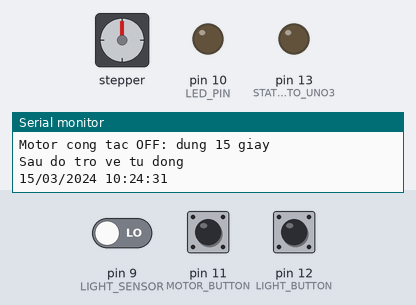
A sketch run on a simulated Arduino Uno, built with avr-gcc and run on an emulated ATmega328P. Shown: stepper motor, output pins drawn as LEDs (lit = HIGH), the last lines printed to the serial monitor. The test bench sets the inputs (shaded band); at power-on: pin 11 (MOTOR_BUTTON) HIGH, pin 12 (LIGHT_BUTTON) HIGH, pin 9 (LIGHT_SENSOR) LOW. The local clock reads 2024-03-15 10:24:30 at power-on unless the sketch sets it; stepper angles assume 2048 steps per turn.

Above: at 1.2 s.
1.3 s: pin 11 (MOTOR_BUTTON) pulled LOW for 1 s
At 3.3 s:
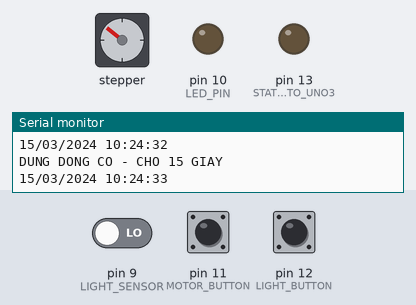
3.8 s: pin 11 (MOTOR_BUTTON) pulled LOW for 3.2 s
At 7.8 s:
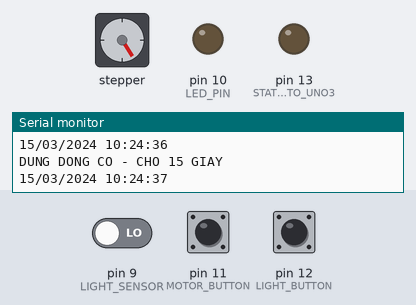
8.5 s: pin 11 (MOTOR_BUTTON) pulled LOW for 1 s
At 10.0 s:
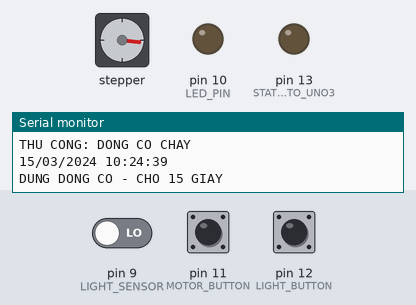
11.0 s: pin 12 (LIGHT_BUTTON) pulled LOW for 0.15 s
12.6 s: pin 9 (LIGHT_SENSOR) driven HIGH
At 13.8 s:
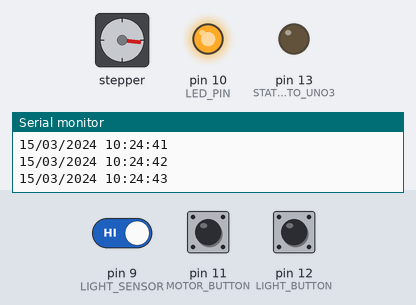
14.1 s: pin 11 (MOTOR_BUTTON) pulled LOW for 3.2 s
At 18.5 s:
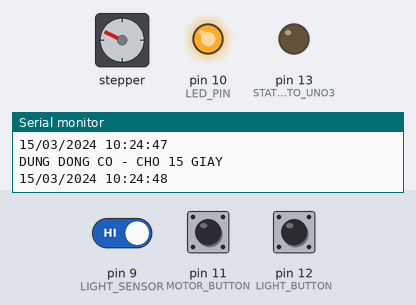
Timing chart, 0 to 19.8 s (numbered marks = the images above; inputs shaded):
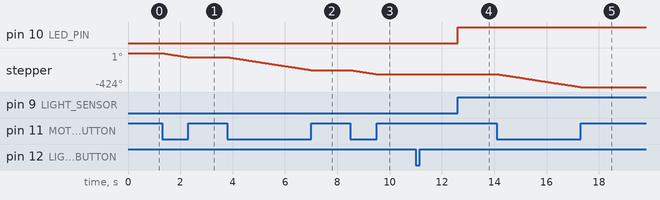

The sketch:

uno1.ino
```cpp
#include <AccelStepper.h>
#include <ThreeWire.h>
#include <RtcDS1302.h>

// ===== CHAN DONG CO ULN2003 =====
#define IN1 2
#define IN2 3
#define IN3 4
#define IN4 5

// ===== RTC DS1302 =====
#define RTC_CLK 6
#define RTC_DAT 7
#define RTC_RST 8

// ===== CAC CHAN KHAC =====
#define LIGHT_SENSOR 9
#define LED_PIN 10
#define MOTOR_BUTTON 11
#define LIGHT_BUTTON 12
#define STATUS_TO_UNO3 13

// ===== RTC =====
ThreeWire rtcWire(RTC_DAT, RTC_CLK, RTC_RST);
RtcDS1302<ThreeWire> rtc(rtcWire);

// ===== DONG CO: QUAY NGUOC =====
AccelStepper stepper(
  AccelStepper::FULL4WIRE,
  IN1, IN3, IN2, IN4
);

const float MOTOR_SPEED = -300.0;

// ===== THOI GIAN =====
const unsigned long FEED_DURATION_MS = 180000UL;
const unsigned long FEED_INTERVAL_MS = 60000UL;
const unsigned long RETURN_AUTO_MS = 15000UL;

// HIGH = toi
const int DARK_LEVEL = HIGH;

// ===== TRANG THAI =====
bool feeding = false;
bool ledEnabled = false;
bool manualMode = false;
bool waitingToAuto = false;

bool lastMotorSwitch = HIGH;
bool lastLightButton = HIGH;

unsigned long feedStartTime = 0;
unsigned long lastFeedTime = 0;
unsigned long switchOffTime = 0;
unsigned long lastRtcPrint = 0;

// ===== DIEU KHIEN DEN =====
void handleLight() {
  bool dark = (digitalRead(LIGHT_SENSOR) == DARK_LEVEL);

  if (ledEnabled && dark) {
    digitalWrite(LED_PIN, HIGH);
  } else {
    digitalWrite(LED_PIN, LOW);
  }
}

// ===== DOC CONG TAC VA NUT DEN =====
void handleButtons() {
  // Cong tac D11 noi giua D11 va GND:
  // LOW = bat, HIGH = tat
  bool motorSwitch = digitalRead(MOTOR_BUTTON);
  bool lightButton = digitalRead(LIGHT_BUTTON);

  // Cong tac motor dang ON
  if (motorSwitch == LOW) {
    if (!manualMode) {
      Serial.println("THU CONG: DONG CO CHAY");
    }

    manualMode = true;
    waitingToAuto = false;
    feeding = false;
  } else {
    // Vua chuyen cong tac tu ON sang OFF
    if (lastMotorSwitch == LOW && motorSwitch == HIGH) {
      manualMode = false;
      waitingToAuto = true;
      switchOffTime = millis();
      feeding = false;

      Serial.println("DUNG DONG CO - CHO 15 GIAY");
    }
  }

  // Nut den D12: nhan de bat/tat che do den
  if (lastLightButton == HIGH && lightButton == LOW) {
    ledEnabled = !ledEnabled;

    Serial.print("Che do den: ");
    Serial.println(ledEnabled ? "BAT" : "TAT");
  }

  lastMotorSwitch = motorSwitch;
  lastLightButton = lightButton;
}

// ===== LICH CHO AN TU DONG =====
void handleFeedingSchedule() {
  unsigned long now = millis();

  // Khi cong tac dang bat, khong chay lich tu dong
  if (manualMode) {
    feeding = false;
    return;
  }

  // Sau khi tat cong tac, cho 15 giay roi moi tro ve tu dong
  if (waitingToAuto) {
    feeding = false;

    if (now - switchOffTime >= RETURN_AUTO_MS) {
      waitingToAuto = false;
      lastFeedTime = now;

      Serial.println("TRO VE CHE DO TU DONG");
    }

    return;
  }

  // Bat dau tinh chu ky tu dong
  if (lastFeedTime == 0) {
    lastFeedTime = now;
  }

  // Moi 60 giay bat dau mot chu ky cho an
  if (!feeding &&
      now - lastFeedTime >= FEED_INTERVAL_MS) {
    feeding = true;
    feedStartTime = now;
    lastFeedTime = now;

    Serial.println("BAT DAU CHO AN");
  }

  // Dung cho an sau 20 giay
  if (feeding &&
      now - feedStartTime >= FEED_DURATION_MS) {
    feeding = false;

    Serial.println("KET THUC CHO AN");
  }
}

// ===== HIEN THI THOI GIAN RTC =====
void printRtcTime() {
  if (millis() - lastRtcPrint < 1000UL) {
    return;
  }

  lastRtcPrint = millis();

  if (!rtc.IsDateTimeValid()) {
    Serial.println("RTC KHONG HOP LE");
    return;
  }

  RtcDateTime now = rtc.GetDateTime();

  char buf[30];

  snprintf(
    buf,
    sizeof(buf),
    "%02u/%02u/%04u %02u:%02u:%02u",
    now.Day(),
    now.Month(),
    now.Year(),
    now.Hour(),
    now.Minute(),
    now.Second()
  );

  Serial.println(buf);
}

// ===== KHOI DONG =====
void setup() {
  Serial.begin(9600);

  pinMode(LIGHT_SENSOR, INPUT);
  pinMode(LED_PIN, OUTPUT);

  pinMode(MOTOR_BUTTON, INPUT_PULLUP);
  pinMode(LIGHT_BUTTON, INPUT_PULLUP);

  pinMode(STATUS_TO_UNO3, OUTPUT);

  digitalWrite(LED_PIN, LOW);
  digitalWrite(STATUS_TO_UNO3, LOW);

  rtc.Begin();

  stepper.setMaxSpeed(500);
  stepper.setSpeed(MOTOR_SPEED);

  // Neu UNO khoi dong khi cong tac da ON,
  // nhan dien ngay trang thai cong tac.
  lastMotorSwitch = digitalRead(MOTOR_BUTTON);

  if (lastMotorSwitch == LOW) {
    manualMode = true;
  }

  Serial.println("UNO1 KHOI DONG");
  Serial.println("Motor cong tac ON: chay thu cong");
  Serial.println("Motor cong tac OFF: dung 15 giay");
  Serial.println("Sau do tro ve tu dong");
}

// ===== VONG LAP CHINH =====
void loop() {
  handleButtons();
  handleLight();
  handleFeedingSchedule();
  printRtcTime();

  // Uu tien cong tac thu cong
  if (manualMode) {
    stepper.setSpeed(MOTOR_SPEED);
    stepper.runSpeed();
  }
  // Tu dong chi chay trong chu ky cho an
  else if (feeding && !waitingToAuto) {
    stepper.setSpeed(MOTOR_SPEED);
    stepper.runSpeed();
  }
  // Cac truong hop con lai: dung motor
  else {
    stepper.setSpeed(0);
  }

  // Bao trang thai cho an sang UNO3
  digitalWrite(
    STATUS_TO_UNO3,
    (feeding && !manualMode && !waitingToAuto)
      ? HIGH : LOW
  );
}
```

Measured:
- after the input at 1.3 s, stepper: turns 51° counter-clockwise in 0.99 s, starting at once
- after the input at 3.8 s, stepper: turns 161° counter-clockwise in 3.2 s, starting at once
- after the input at 8.5 s, stepper: turns 51° counter-clockwise in 0.99 s, starting at once
- after the input at 12.6 s, pin 10 (LED_PIN): LOW → HIGH at once
- after the input at 14.1 s, stepper: turns 161° counter-clockwise in 3.2 s, starting at once
